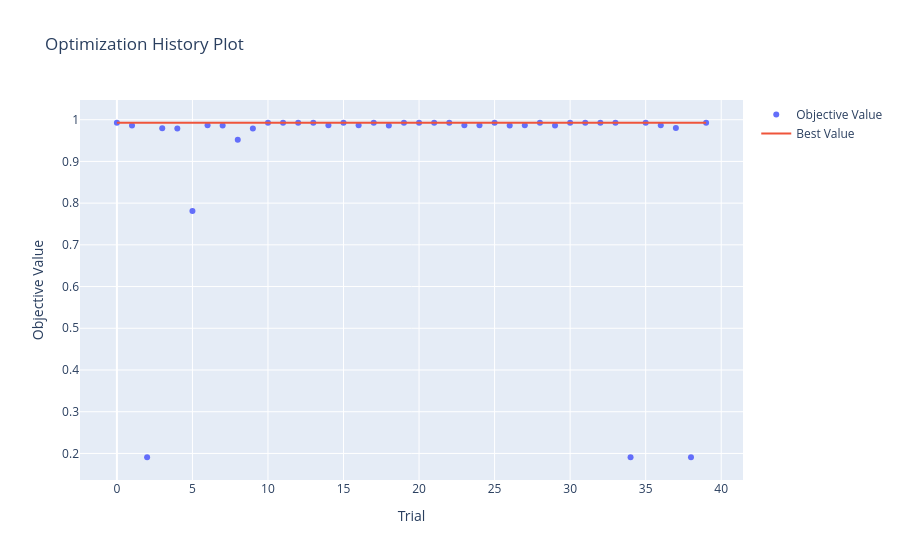

This figure's notebook cell:
### Code cell
plot_optimization_history(study_svm)

### Figure 1 — Plotly figure (JSON) as saved in the notebook; plotly's stock layout.template omitted (floating-point values rounded to 4 significant figures)
{"data": [{"mode": "markers", "name": "Objective Value", "type": "scatter", "x": [0, 1, 2, 3, 4, 5, 6, 7, 8, 9, 10, 11, 12, 13, 14, 15, 16, 17, 18, 19, 20, 21, 22, 23, 24, 25, 26, 27, 28, 29, 30, 31, 32, 33, 34, 35, 36, 37, 38, 39], "y": [0.9927, 0.9863, 0.1909, 0.9793, 0.9791, 0.7814, 0.9865, 0.9863, 0.9521, 0.9791, 0.9927, 0.9927, 0.9927, 0.9927, 0.9865, 0.9927, 0.9865, 0.9927, 0.9863, 0.9927, 0.9927, 0.9927, 0.9927, 0.9865, 0.9865, 0.9927, 0.9863, 0.9865, 0.9927, 0.9863, 0.9927, 0.9927, 0.9927, 0.9927, 0.1909, 0.9927, 0.9865, 0.9801, 0.1909, 0.9927]}, {"mode": "lines", "name": "Best Value", "type": "scatter", "x": [0, 1, 2, 3, 4, 5, 6, 7, 8, 9, 10, 11, 12, 13, 14, 15, 16, 17, 18, 19, 20, 21, 22, 23, 24, 25, 26, 27, 28, 29, 30, 31, 32, 33, 34, 35, 36, 37, 38, 39], "y": [0.9927, 0.9927, 0.9927, 0.9927, 0.9927, 0.9927, 0.9927, 0.9927, 0.9927, 0.9927, 0.9927, 0.9927, 0.9927, 0.9927, 0.9927, 0.9927, 0.9927, 0.9927, 0.9927, 0.9927, 0.9927, 0.9927, 0.9927, 0.9927, 0.9927, 0.9927, 0.9927, 0.9927, 0.9927, 0.9927, 0.9927, 0.9927, 0.9927, 0.9927, 0.9927, 0.9927, 0.9927, 0.9927, 0.9927, 0.9927]}, {"marker": {"color": "#cccccc"}, "mode": "markers", "name": "Infeasible Trial", "showlegend": false, "type": "scatter", "x": [], "y": []}], "layout": {"title": {"text": "Optimization History Plot"}, "xaxis": {"title": {"text": "Trial"}}, "yaxis": {"title": {"text": "Objective Value"}}}}
